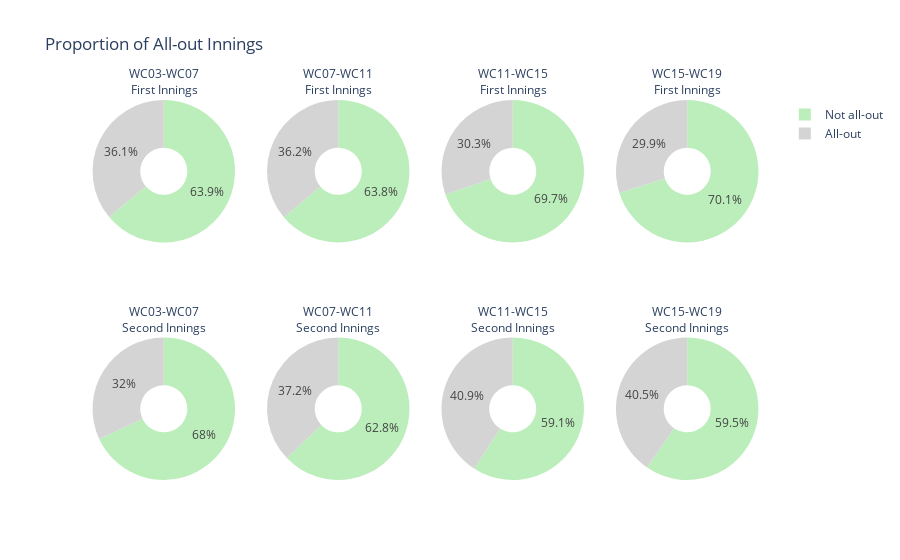
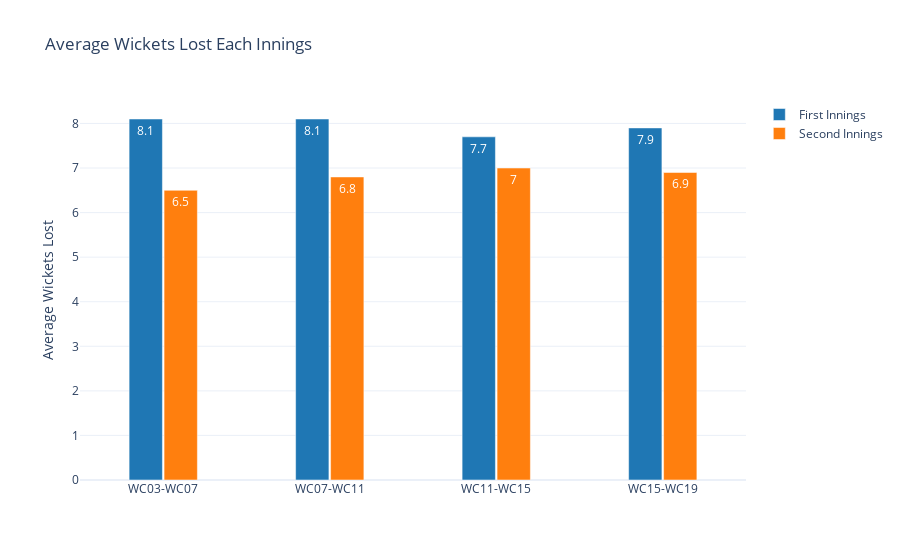

Write notebook code for charts like these, in order.
### Code cell
titles = ['WC03-WC07<br>First Innings', 'WC07-WC11<br>First Innings', 
          'WC11-WC15<br>First Innings', 'WC15-WC19<br>First Innings', 
          'WC03-WC07<br>Second Innings', 'WC07-WC11<br>Second Innings', 
          'WC11-WC15<br>Second Innings', 'WC15-WC19<br>Second Innings']
labels = ['All-out', 'Not all-out']
colors = ['#d4d4d4', '#bbeebb']
count = 0

specs = [[{'type':'domain'}, {'type':'domain'}, {'type':'domain'}, {'type':'domain'}], 
         [{'type':'domain'}, {'type':'domain'}, {'type':'domain'}, {'type':'domain'}]]
fig = make_subplots(rows = 2, cols = 4, specs = specs, 
                    subplot_titles = titles, horizontal_spacing = 0.01)


for index, df_row in last_wkt_by_period_df.iterrows():
    
    values = [df_row['all_out_count'], df_row['not_all_out_count']]
    
    col = math.floor(count / 2) + 1
    if (df_row['innings'] == 'first_innings'):
        row = 1
    else:
        row = 2
    
    fig.add_trace(go.Pie(labels = labels, values = values, 
                         marker_colors = colors, name = titles[count]), 
                  row = row, col = col)
    
    count = count + 1

fig2 = go.Figure(fig)
fig2.update_traces(hole=.33)
fig2.update_layout(title = "Proportion of All-out Innings")

for i in range(8):
    fig2.layout.annotations[i]["font"] = {'size': 12}

fig2.show()




fig1 = go.Figure()

fig1.add_trace(go.Bar(
    x = last_wkt_by_period_df.loc[last_wkt_by_period_df['innings'] == 'first_innings', 'split'],
    y = last_wkt_by_period_df.loc[last_wkt_by_period_df['innings'] == 'first_innings', 'avg_wkts_lost'],
    text = last_wkt_by_period_df.loc[last_wkt_by_period_df['innings'] == 'first_innings', 'avg_wkts_lost'],
    textposition = 'inside',
    textfont = dict(color = 'white'),
    name = 'First Innings',
    hoverinfo = 'skip',
    marker_color = "#1f77b4",
    width = 0.2
))
fig1.add_trace(go.Bar(
    x = last_wkt_by_period_df.loc[last_wkt_by_period_df['innings'] == 'second_innings', 'split'],
    y = last_wkt_by_period_df.loc[last_wkt_by_period_df['innings'] == 'second_innings', 'avg_wkts_lost'],
    text = last_wkt_by_period_df.loc[last_wkt_by_period_df['innings'] == 'second_innings', 'avg_wkts_lost'],
    textposition = 'inside',
    textfont = dict(color = 'white'),
    name = 'Second Innings',
    hoverinfo = 'skip',
    marker_color = "#ff7f0e",
    width = 0.2
))

fig1.update_layout(barmode = 'group', template = "plotly_white", title = "Average Wickets Lost Each Innings", 
                  bargap = 0.58, yaxis = dict(title = "Average Wickets Lost"))

fig1.show()

### Figure 1 — Plotly figure (JSON) as saved in the notebook; plotly's stock layout.template omitted (floating-point values rounded to 4 significant figures)
{"data": [{"domain": {"x": [0, 0.2425], "y": [0.625, 1]}, "hole": 0.33, "labels": ["All-out", "Not all-out"], "marker": {"colors": ["#d4d4d4", "#bbeebb"]}, "name": "WC03-WC07<br>First Innings", "type": "pie", "values": [61, 108]}, {"domain": {"x": [0, 0.2425], "y": [0, 0.375]}, "hole": 0.33, "labels": ["All-out", "Not all-out"], "marker": {"colors": ["#d4d4d4", "#bbeebb"]}, "name": "WC07-WC11<br>First Innings", "type": "pie", "values": [54, 115]}, {"domain": {"x": [0.2525, 0.495], "y": [0.625, 1]}, "hole": 0.33, "labels": ["All-out", "Not all-out"], "marker": {"colors": ["#d4d4d4", "#bbeebb"]}, "name": "WC11-WC15<br>First Innings", "type": "pie", "values": [141, 249]}, {"domain": {"x": [0.2525, 0.495], "y": [0, 0.375]}, "hole": 0.33, "labels": ["All-out", "Not all-out"], "marker": {"colors": ["#d4d4d4", "#bbeebb"]}, "name": "WC15-WC19<br>First Innings", "type": "pie", "values": [145, 245]}, {"domain": {"x": [0.505, 0.7475], "y": [0.625, 1]}, "hole": 0.33, "labels": ["All-out", "Not all-out"], "marker": {"colors": ["#d4d4d4", "#bbeebb"]}, "name": "WC03-WC07<br>Second Innings", "type": "pie", "values": [122, 281]}, {"domain": {"x": [0.505, 0.7475], "y": [0, 0.375]}, "hole": 0.33, "labels": ["All-out", "Not all-out"], "marker": {"colors": ["#d4d4d4", "#bbeebb"]}, "name": "WC07-WC11<br>Second Innings", "type": "pie", "values": [165, 238]}, {"domain": {"x": [0.7575, 1], "y": [0.625, 1]}, "hole": 0.33, "labels": ["All-out", "Not all-out"], "marker": {"colors": ["#d4d4d4", "#bbeebb"]}, "name": "WC11-WC15<br>Second Innings", "type": "pie", "values": [88, 206]}, {"domain": {"x": [0.7575, 1], "y": [0, 0.375]}, "hole": 0.33, "labels": ["All-out", "Not all-out"], "marker": {"colors": ["#d4d4d4", "#bbeebb"]}, "name": "WC15-WC19<br>Second Innings", "type": "pie", "values": [119, 175]}], "layout": {"annotations": [{"font": {"size": 12}, "showarrow": false, "text": "WC03-WC07<br>First Innings", "x": 0.1212, "xanchor": "center", "xref": "paper", "y": 1, "yanchor": "bottom", "yref": "paper"}, {"font": {"size": 12}, "showarrow": false, "text": "WC07-WC11<br>First Innings", "x": 0.3738, "xanchor": "center", "xref": "paper", "y": 1, "yanchor": "bottom", "yref": "paper"}, {"font": {"size": 12}, "showarrow": false, "text": "WC11-WC15<br>First Innings", "x": 0.6262, "xanchor": "center", "xref": "paper", "y": 1, "yanchor": "bottom", "yref": "paper"}, {"font": {"size": 12}, "showarrow": false, "text": "WC15-WC19<br>First Innings", "x": 0.8788, "xanchor": "center", "xref": "paper", "y": 1, "yanchor": "bottom", "yref": "paper"}, {"font": {"size": 12}, "showarrow": false, "text": "WC03-WC07<br>Second Innings", "x": 0.1212, "xanchor": "center", "xref": "paper", "y": 0.375, "yanchor": "bottom", "yref": "paper"}, {"font": {"size": 12}, "showarrow": false, "text": "WC07-WC11<br>Second Innings", "x": 0.3738, "xanchor": "center", "xref": "paper", "y": 0.375, "yanchor": "bottom", "yref": "paper"}, {"font": {"size": 12}, "showarrow": false, "text": "WC11-WC15<br>Second Innings", "x": 0.6262, "xanchor": "center", "xref": "paper", "y": 0.375, "yanchor": "bottom", "yref": "paper"}, {"font": {"size": 12}, "showarrow": false, "text": "WC15-WC19<br>Second Innings", "x": 0.8788, "xanchor": "center", "xref": "paper", "y": 0.375, "yanchor": "bottom", "yref": "paper"}], "title": {"text": "Proportion of All-out Innings"}}}

### Figure 2 — Plotly figure (JSON) as saved in the notebook; plotly's stock layout.template omitted (floating-point values rounded to 4 significant figures)
{"data": [{"hoverinfo": "skip", "marker": {"color": "#1f77b4"}, "name": "First Innings", "text": [8.1, 8.1, 7.7, 7.9], "textfont": {"color": "white"}, "textposition": "inside", "type": "bar", "width": 0.2, "x": ["WC03-WC07", "WC07-WC11", "WC11-WC15", "WC15-WC19"], "y": [8.1, 8.1, 7.7, 7.9]}, {"hoverinfo": "skip", "marker": {"color": "#ff7f0e"}, "name": "Second Innings", "text": [6.5, 6.8, 7, 6.9], "textfont": {"color": "white"}, "textposition": "inside", "type": "bar", "width": 0.2, "x": ["WC03-WC07", "WC07-WC11", "WC11-WC15", "WC15-WC19"], "y": [6.5, 6.8, 7, 6.9]}], "layout": {"bargap": 0.58, "barmode": "group", "title": {"text": "Average Wickets Lost Each Innings"}, "yaxis": {"title": {"text": "Average Wickets Lost"}}}}
